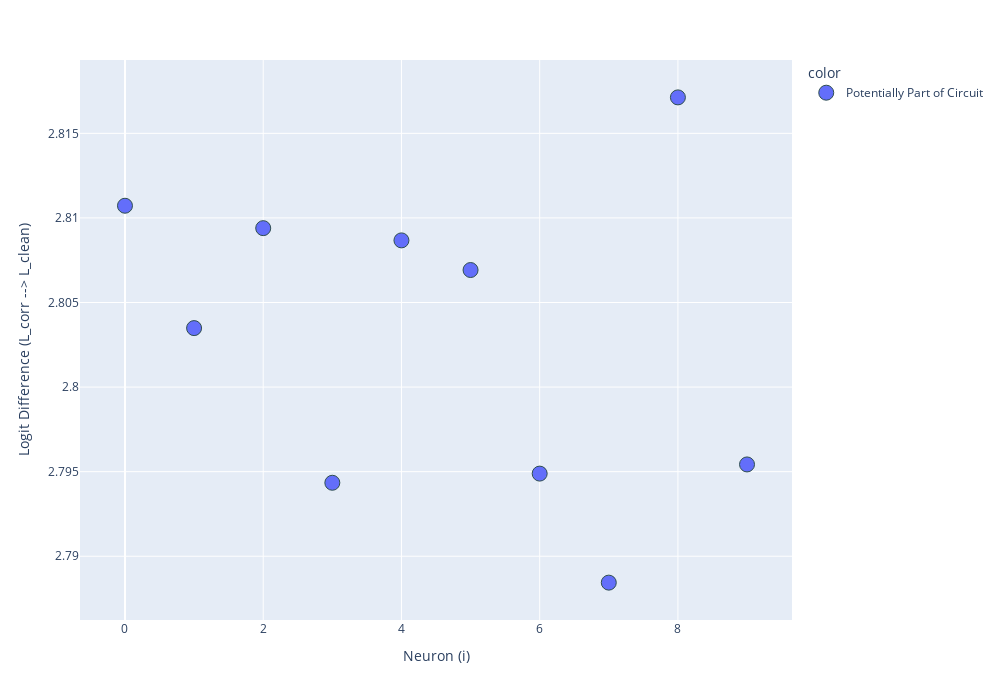
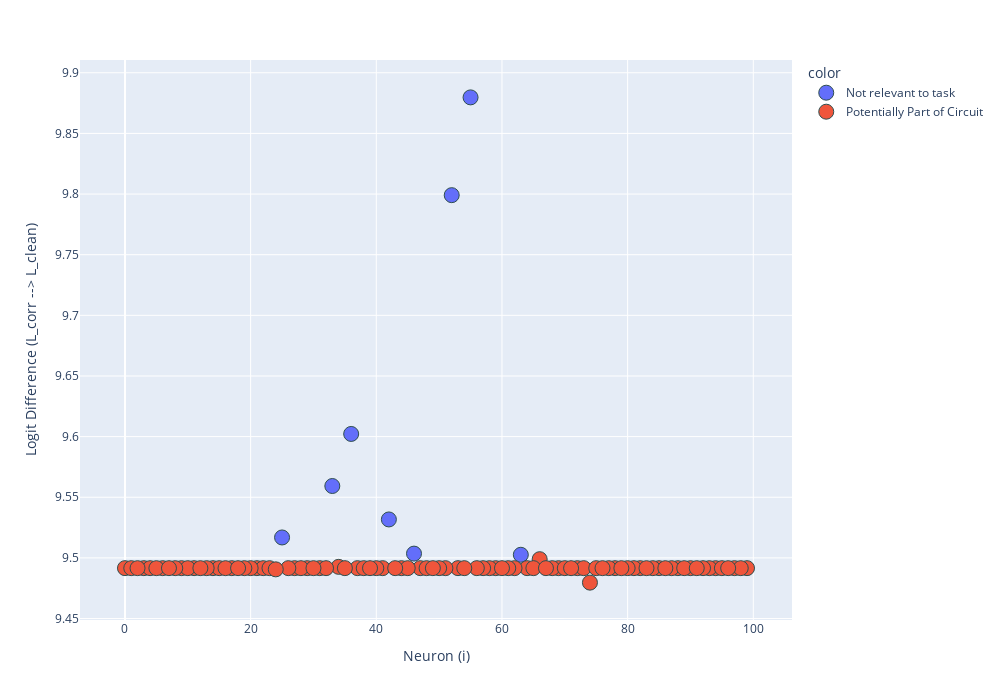
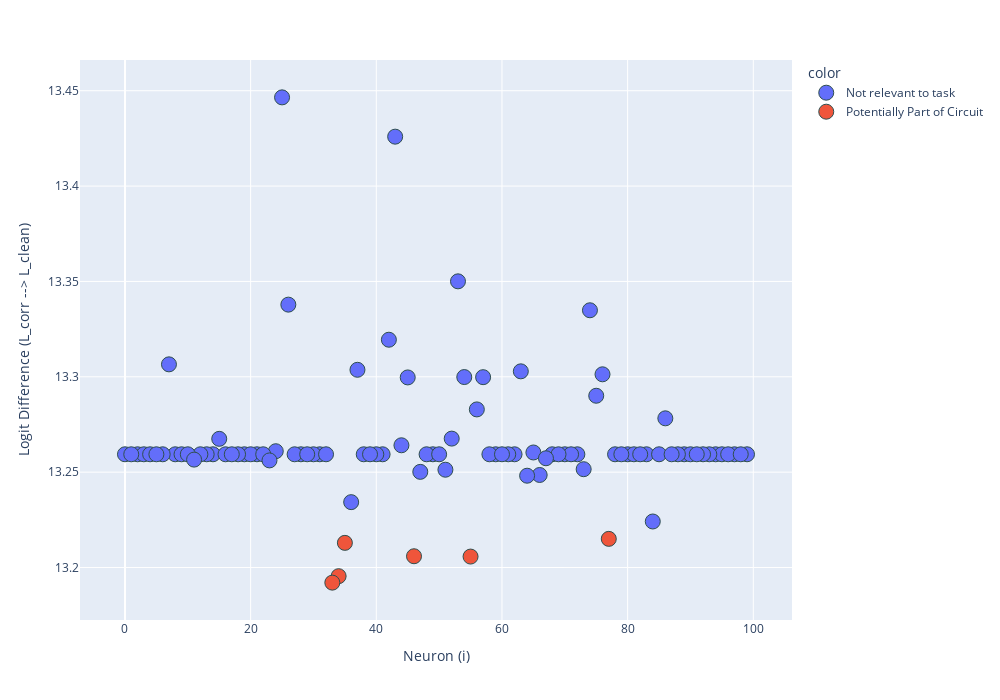

Notebook code cell kept with these figures, in order:
### Code cell
import plotly.express as px
for key, val in layer_dict.items():
    # print(val)
    y_values = [t[1] for t in val]
    x_values = [t[0][1] for t in val]
    # print(x_values)
    print(np.mean(y_values))
    print(y_values)

    colors = ['Potentially Part of Circuit' if y < np.mean(y_values)-0.05 else 'Not relevant to task' for y in y_values]
    if key == 2:
        colors = ['Potentially Part of Circuit' if y <= np.mean(y_values)+0.5 else 'Not relevant to task' for y in y_values]
    if key == 1:
        colors = ['Potentially Part of Circuit' if y <= np.mean(y_values) else 'Not relevant to task' for y in y_values]
    fig = px.scatter(x = x_values, y=y_values, color=colors) #, size=[0.001]*len(x_values))
    fig.update_traces(marker=dict(
        size=15,
        line=dict(
            width=1,
            color='DarkSlateGrey'
        )
    ))
    fig.update_xaxes(title_text='Neuron (i)')
    fig.update_yaxes(title_text='Logit Difference (L_corr --> L_clean)')
    fig.update_layout(width=1000, height=700)
    fig.show()
    # break

### Figure 1 — Plotly figure (JSON) as saved in the notebook; plotly's stock layout.template omitted (floating-point values rounded to 4 significant figures)
{"data": [{"hovertemplate": "color=Potentially Part of Circuit<br>x=%{x}<br>y=%{y}<extra></extra>", "legendgroup": "Potentially Part of Circuit", "marker": {"color": "#636efa", "line": {"color": "DarkSlateGrey", "width": 1}, "size": 15, "symbol": "circle"}, "mode": "markers", "name": "Potentially Part of Circuit", "orientation": "v", "showlegend": true, "type": "scatter", "x": [8, 0, 2, 4, 5, 1, 9, 6, 3, 7], "xaxis": "x", "y": [2.817, 2.811, 2.809, 2.809, 2.807, 2.803, 2.795, 2.795, 2.794, 2.788], "yaxis": "y"}], "layout": {"height": 700, "legend": {"title": {"text": "color"}, "tracegroupgap": 0}, "margin": {"t": 60}, "width": 1000, "xaxis": {"anchor": "y", "domain": [0, 1], "title": {"text": "Neuron (i)"}}, "yaxis": {"anchor": "x", "domain": [0, 1], "title": {"text": "Logit Difference (L_corr --> L_clean)"}}}}

### Figure 2 — Plotly figure (JSON) as saved in the notebook; plotly's stock layout.template omitted (floating-point values rounded to 4 significant figures)
{"data": [{"hovertemplate": "color=Not relevant to task<br>x=%{x}<br>y=%{y}<extra></extra>", "legendgroup": "Not relevant to task", "marker": {"color": "#636efa", "line": {"color": "DarkSlateGrey", "width": 1}, "size": 15, "symbol": "circle"}, "mode": "markers", "name": "Not relevant to task", "orientation": "v", "showlegend": true, "type": "scatter", "x": [55, 52, 36, 33, 42, 25, 46, 63], "xaxis": "x", "y": [9.88, 9.799, 9.602, 9.559, 9.532, 9.517, 9.504, 9.503], "yaxis": "y"}, {"hovertemplate": "color=Potentially Part of Circuit<br>x=%{x}<br>y=%{y}<extra></extra>", "legendgroup": "Potentially Part of Circuit", "marker": {"color": "#EF553B", "line": {"color": "DarkSlateGrey", "width": 1}, "size": 15, "symbol": "circle"}, "mode": "markers", "name": "Potentially Part of Circuit", "orientation": "v", "showlegend": true, "type": "scatter", "x": [66, 34, 64, 62, 41, 47, 78, 99, 0, 21, 53, 69, 1, 72, 37, 44, 97, 14, 17, 9, 61, 98, 38, 85, 11, 51, 82, 94, 68, 10, 3, 88, 50, 59, 73, 81, 15, 8, 31, 70, 29, 80, 65, 13, 58, 22, 20, 87, 77, 19, 27, 57, 75, 56, 93, 28, 40, 76, 4, 12, 79, 48, 49, 67, 32, 16, 90, 95, 6, 5, 92, 96, 23, 54, 84, 30, 89, 39, 45, 91, 60, 18, 86, 83, 71, 43, 2, 26, 7, 35, 24, 74], "xaxis": "x", "y": [9.499, 9.493, 9.492, 9.492, 9.492, 9.492, 9.492, 9.492, 9.492, 9.492, 9.492, 9.492, 9.492, 9.492, 9.492, 9.492, 9.492, 9.492, 9.492, 9.492, 9.492, 9.492, 9.492, 9.492, 9.492, 9.492, 9.492, 9.492, 9.492, 9.492, 9.492, 9.492, 9.492, 9.492, 9.492, 9.492, 9.492, 9.492, 9.492, 9.492, 9.492, 9.492, 9.492, 9.492, 9.492, 9.492, 9.492, 9.492, 9.492, 9.492, 9.492, 9.492, 9.492, 9.492, 9.492, 9.492, 9.492, 9.492, 9.492, 9.492, 9.492, 9.492, 9.492, 9.492, 9.492, 9.492, 9.492, 9.492, 9.492, 9.492, 9.492, 9.492, 9.492, 9.492, 9.492, 9.492, 9.492, 9.492, 9.492, 9.492, 9.492, 9.492, 9.492, 9.492, 9.492, 9.492, 9.492, 9.492, 9.492, 9.492, 9.491, 9.48], "yaxis": "y"}], "layout": {"height": 700, "legend": {"title": {"text": "color"}, "tracegroupgap": 0}, "margin": {"t": 60}, "width": 1000, "xaxis": {"anchor": "y", "domain": [0, 1], "title": {"text": "Neuron (i)"}}, "yaxis": {"anchor": "x", "domain": [0, 1], "title": {"text": "Logit Difference (L_corr --> L_clean)"}}}}

### Figure 3 — Plotly figure (JSON) as saved in the notebook; plotly's stock layout.template omitted (floating-point values rounded to 4 significant figures)
{"data": [{"hovertemplate": "color=Not relevant to task<br>x=%{x}<br>y=%{y}<extra></extra>", "legendgroup": "Not relevant to task", "marker": {"color": "#636efa", "line": {"color": "DarkSlateGrey", "width": 1}, "size": 15, "symbol": "circle"}, "mode": "markers", "name": "Not relevant to task", "orientation": "v", "showlegend": true, "type": "scatter", "x": [25, 43, 53, 26, 74, 42, 7, 37, 63, 76, 54, 57, 45, 75, 56, 86, 52, 15, 44, 24, 65, 49, 8, 89, 31, 41, 59, 97, 2, 94, 14, 95, 62, 21, 90, 58, 93, 68, 70, 83, 3, 80, 81, 13, 28, 19, 88, 6, 38, 78, 61, 20, 30, 60, 96, 18, 16, 40, 79, 0, 48, 27, 4, 1, 72, 71, 12, 22, 85, 9, 99, 69, 17, 98, 39, 29, 50, 82, 87, 92, 5, 10, 91, 32, 67, 11, 23, 73, 51, 47, 66, 64, 36, 84], "xaxis": "x", "y": [13.45, 13.43, 13.35, 13.34, 13.33, 13.32, 13.31, 13.3, 13.3, 13.3, 13.3, 13.3, 13.3, 13.29, 13.28, 13.28, 13.27, 13.27, 13.26, 13.26, 13.26, 13.26, 13.26, 13.26, 13.26, 13.26, 13.26, 13.26, 13.26, 13.26, 13.26, 13.26, 13.26, 13.26, 13.26, 13.26, 13.26, 13.26, 13.26, 13.26, 13.26, 13.26, 13.26, 13.26, 13.26, 13.26, 13.26, 13.26, 13.26, 13.26, 13.26, 13.26, 13.26, 13.26, 13.26, 13.26, 13.26, 13.26, 13.26, 13.26, 13.26, 13.26, 13.26, 13.26, 13.26, 13.26, 13.26, 13.26, 13.26, 13.26, 13.26, 13.26, 13.26, 13.26, 13.26, 13.26, 13.26, 13.26, 13.26, 13.26, 13.26, 13.26, 13.26, 13.26, 13.26, 13.26, 13.26, 13.25, 13.25, 13.25, 13.25, 13.25, 13.23, 13.22], "yaxis": "y"}, {"hovertemplate": "color=Potentially Part of Circuit<br>x=%{x}<br>y=%{y}<extra></extra>", "legendgroup": "Potentially Part of Circuit", "marker": {"color": "#EF553B", "line": {"color": "DarkSlateGrey", "width": 1}, "size": 15, "symbol": "circle"}, "mode": "markers", "name": "Potentially Part of Circuit", "orientation": "v", "showlegend": true, "type": "scatter", "x": [77, 35, 46, 55, 34, 33], "xaxis": "x", "y": [13.22, 13.21, 13.21, 13.21, 13.2, 13.19], "yaxis": "y"}], "layout": {"height": 700, "legend": {"title": {"text": "color"}, "tracegroupgap": 0}, "margin": {"t": 60}, "width": 1000, "xaxis": {"anchor": "y", "domain": [0, 1], "title": {"text": "Neuron (i)"}}, "yaxis": {"anchor": "x", "domain": [0, 1], "title": {"text": "Logit Difference (L_corr --> L_clean)"}}}}
